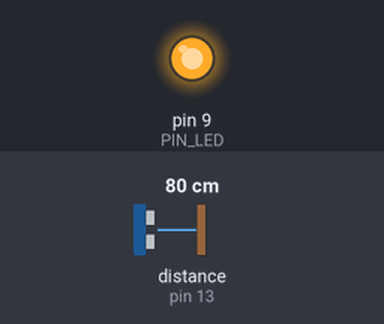
The sketch below on a simulated Arduino Uno, built with avr-gcc and run on an emulated ATmega328P. Parts: output pins drawn as LEDs (lit = HIGH). Wiring (inferred from the names in the program): ultrasonic range finder: trigger pin 12; echo pin 13. Inputs (shaded band) come from the test bench; at power-on: distance to the obstacle (sensor on pin 13) 80 cm. The echo pulse lasts 58.3 µs per cm; pins used as bus, display or sensor lines are not drawn; what the sketch prints to the serial monitor is not drawn.

Above: at 1.2 s.
1.3 s: distance to the obstacle (sensor on pin 13) set to 4 cm
4.3 s: distance to the obstacle (sensor on pin 13) set to 9 cm
Timing chart, 0 to 7.3 s (numbered marks = the images above; inputs shaded):
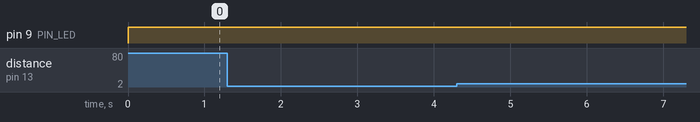

Measured:
- after the input at 1.3 s, every drawn part: stays the same
- after the input at 4.3 s, every drawn part: stays the same

The sketch:

08_example_2.ino
```cpp
#define PIN_LED 9        // LED 연결 핀
#define PIN_TRIG 12      // 초음파 센서 TRIG 핀
#define PIN_ECHO 13      // 초음파 센서 ECHO 핀

#define SND_VEL 346.0    // 음속 (m/sec)
#define INTERVAL 25      // 측정 주기 (msec)
#define PULSE_DURATION 10 // 초음파 송출 시간 (usec)
#define _DIST_MIN 100     // 최소 거리 (mm)
#define _DIST_MAX 300    // 최대 거리 (mm)

#define TIMEOUT ((INTERVAL / 2) * 1000.0) // 초음파 펄스 echo 대기 최대 시간
#define SCALE (0.001 * 0.5 * SND_VEL)     // 시간 -> 거리 환산 계수

void setup() {
  pinMode(PIN_LED, OUTPUT);     // LED 핀을 출력으로 설정
  pinMode(PIN_TRIG, OUTPUT);    // 초음파 센서의 TRIG 핀 설정
  pinMode(PIN_ECHO, INPUT);     // 초음파 센서의 ECHO 핀 설정
  digitalWrite(PIN_TRIG, LOW);  // TRIG 핀을 0으로 초기화

  Serial.begin(57600);          // 시리얼 통신 속도 설정 (57,600bps)
}

void loop() {
  // 거리 측정
  float distance = USS_measure(PIN_TRIG, PIN_ECHO);

  // 거리 범위에 따라 LED 켜기/끄기
  if ((distance == 0.0) || (distance > _DIST_MAX)) {
    distance = _DIST_MAX + 10.0;
    analogWrite(PIN_LED, 255);  // LED 꺼짐 (가장 어두움)
  } else if (distance < _DIST_MIN) {
    distance = _DIST_MIN - 10.0;
    analogWrite(PIN_LED, 255);  // LED 꺼짐 (가장 어두움)
  } else {
    // 거리 범위에 따른 LED 밝기 조절 (0이 가장 밝고 255가 가장 어두움)

    int bright = 0;
    if (distance >= 100.0 && distance <= 200.0) {
      bright = 255 - ((distance - 100.0) / 100.0 * 255.0);
    } else if (distance > 200.0 && distance <= 300.0) {
      bright = ((distance - 200.0) / 100.0 * 255.0);
    }
    analogWrite(PIN_LED, bright);
  }

  // 측정 결과 시리얼 출력 (원하는 경우)
  Serial.print("Min: ");        Serial.print(_DIST_MIN);
  Serial.print(", distance: ");  Serial.print(distance);
  Serial.print(", Max: ");       Serial.print(_DIST_MAX);
  Serial.println("");

  // 다음 측정까지 대기
  delay(INTERVAL);
}

float USS_measure(int TRIG, int ECHO) {
  // 초음파 발신
  digitalWrite(TRIG, HIGH);
  delayMicroseconds(PULSE_DURATION);
  digitalWrite(TRIG, LOW);

  // Echo 핀에서 응답 시간 측정 후 거리 계산
  return pulseIn(ECHO, HIGH, TIMEOUT) * SCALE;
}
```
